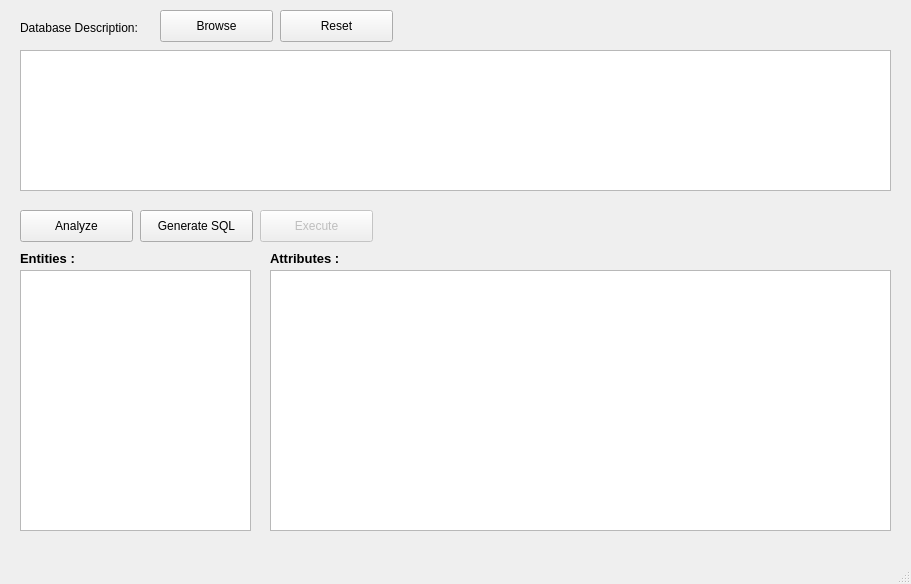
<?xml version="1.0" encoding="UTF-8"?>
<ui version="4.0">
 <class>MainWindow</class>
 <widget class="QMainWindow" name="MainWindow">
  <property name="geometry">
   <rect>
    <x>0</x>
    <y>0</y>
    <width>911</width>
    <height>584</height>
   </rect>
  </property>
  <property name="windowTitle">
   <string>Database Creator</string>
  </property>
  <widget class="QWidget" name="centralwidget">
   <widget class="QLabel" name="label">
    <property name="geometry">
     <rect>
      <x>20</x>
      <y>20</y>
      <width>141</width>
      <height>16</height>
     </rect>
    </property>
    <property name="text">
     <string>Database Description:</string>
    </property>
   </widget>
   <widget class="QPushButton" name="btn_browse">
    <property name="geometry">
     <rect>
      <x>160</x>
      <y>10</y>
      <width>113</width>
      <height>32</height>
     </rect>
    </property>
    <property name="text">
     <string>Browse</string>
    </property>
   </widget>
   <widget class="QTextEdit" name="description">
    <property name="geometry">
     <rect>
      <x>20</x>
      <y>50</y>
      <width>871</width>
      <height>141</height>
     </rect>
    </property>
    <property name="readOnly">
     <bool>true</bool>
    </property>
   </widget>
   <widget class="QLabel" name="label_3">
    <property name="geometry">
     <rect>
      <x>270</x>
      <y>250</y>
      <width>91</width>
      <height>16</height>
     </rect>
    </property>
    <property name="font">
     <font>
      <pointsize>10</pointsize>
      <weight>75</weight>
      <bold>true</bold>
     </font>
    </property>
    <property name="text">
     <string>Attributes :</string>
    </property>
   </widget>
   <widget class="QListWidget" name="entitylist">
    <property name="geometry">
     <rect>
      <x>20</x>
      <y>270</y>
      <width>231</width>
      <height>261</height>
     </rect>
    </property>
   </widget>
   <widget class="QLabel" name="label_2">
    <property name="geometry">
     <rect>
      <x>20</x>
      <y>250</y>
      <width>81</width>
      <height>16</height>
     </rect>
    </property>
    <property name="font">
     <font>
      <pointsize>10</pointsize>
      <weight>75</weight>
      <bold>true</bold>
     </font>
    </property>
    <property name="text">
     <string>Entities :</string>
    </property>
   </widget>
   <widget class="QTableWidget" name="attributetable">
    <property name="geometry">
     <rect>
      <x>270</x>
      <y>270</y>
      <width>621</width>
      <height>261</height>
     </rect>
    </property>
   </widget>
   <widget class="QPushButton" name="btn_analyze">
    <property name="geometry">
     <rect>
      <x>20</x>
      <y>210</y>
      <width>113</width>
      <height>32</height>
     </rect>
    </property>
    <property name="text">
     <string>Analyze</string>
    </property>
   </widget>
   <widget class="QPushButton" name="btn_generate">
    <property name="geometry">
     <rect>
      <x>140</x>
      <y>210</y>
      <width>113</width>
      <height>32</height>
     </rect>
    </property>
    <property name="text">
     <string>Generate SQL</string>
    </property>
   </widget>
   <widget class="QPushButton" name="pushButton_3">
    <property name="enabled">
     <bool>false</bool>
    </property>
    <property name="geometry">
     <rect>
      <x>260</x>
      <y>210</y>
      <width>113</width>
      <height>32</height>
     </rect>
    </property>
    <property name="text">
     <string>Execute</string>
    </property>
   </widget>
   <widget class="QPushButton" name="btn_reset">
    <property name="geometry">
     <rect>
      <x>280</x>
      <y>10</y>
      <width>113</width>
      <height>32</height>
     </rect>
    </property>
    <property name="text">
     <string>Reset</string>
    </property>
   </widget>
  </widget>
  <widget class="QMenuBar" name="menubar">
   <property name="geometry">
    <rect>
     <x>0</x>
     <y>0</y>
     <width>911</width>
     <height>21</height>
    </rect>
   </property>
  </widget>
  <widget class="QStatusBar" name="statusbar"/>
 </widget>
 <resources/>
 <connections/>
</ui>
